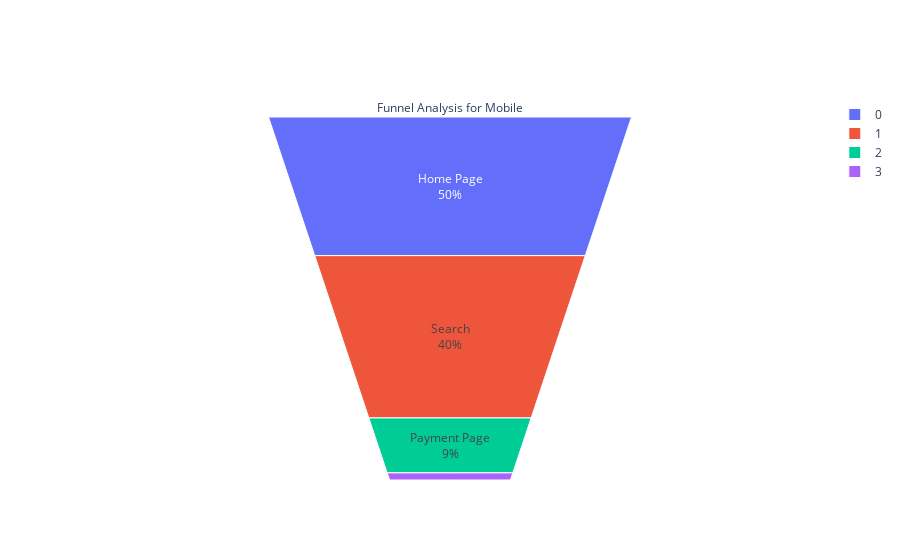

The notebook cell saved with this chart:
### Code cell
fig = go.Figure(go.Funnelarea(
    text = ["Home Page","Search", "Payment Page", "Confirmation Page"],
    values = [home_page_Mobile-search_page_Mobile, search_page_Mobile-payment_page_Mobile, 
              payment_page_Mobile-confirm_page_Mobile
              , confirm_page_Mobile]
    ,title='Funnel Analysis for Mobile'))
fig.show()

### Figure 1 — Plotly figure (JSON) as saved in the notebook; plotly's stock layout.template omitted (floating-point values rounded to 4 significant figures)
{"data": [{"text": ["Home Page", "Search", "Payment Page", "Confirmation Page"], "title": {"text": "Funnel Analysis for Mobile"}, "type": "funnelarea", "values": [15100, 12080, 2718, 302]}], "layout": {}}
